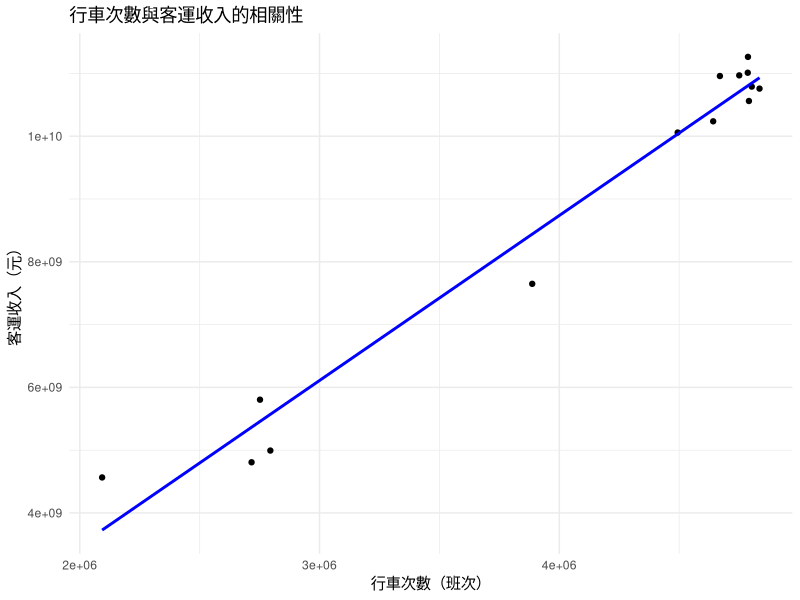
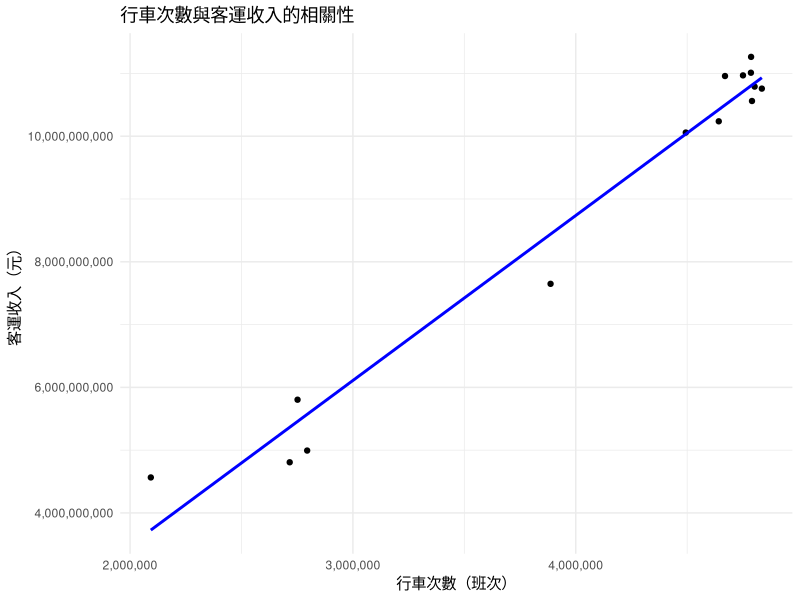
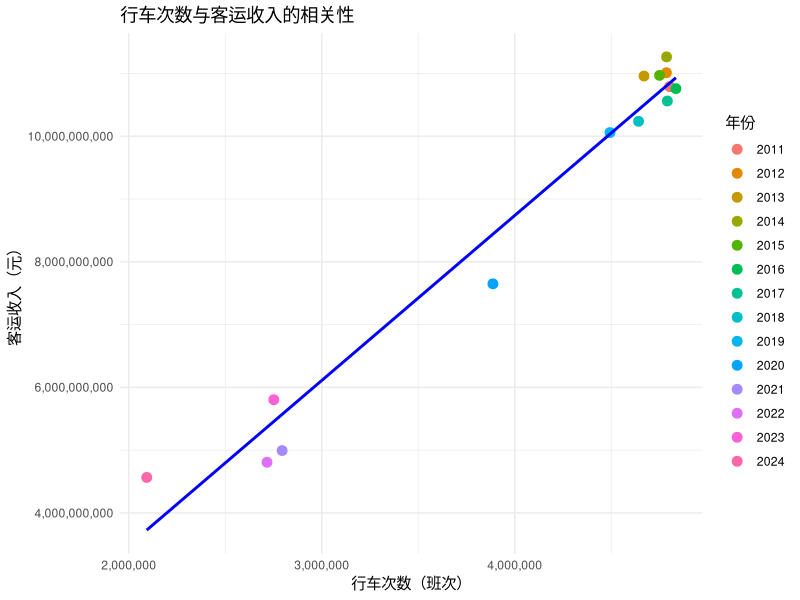

Source code (R) for these figures, in order:
# 讀取檔案
data <- readr::read_csv("1317043558712086528.csv")

# 篩選所需欄位
selected_data <- data |> 
  dplyr::select(`期別/國道`, `行車次數（班次）/國道`, `客運收入（元）/國道`)

# 查看前幾列
head(selected_data)

library(lubridate)
library(ggplot2)

# 轉換民國年到西元年，並新增 `year` 欄位
data <- data |> 
  dplyr::mutate(
    `西元年` = as.numeric(stringr::str_sub(`期別/國道`, 1, 3)) + 1911
  )

# 按年份匯總數據
yearly_data <- data |> 
  dplyr::group_by(`西元年`) |> 
  dplyr::summarise(
    total_trips = sum(`行車次數（班次）/國道`, na.rm = TRUE),
    total_income = sum(`客運收入（元）/國道`, na.rm = TRUE)
  ) |> 
  dplyr::ungroup()

# 計算相關係數
correlation <- cor(yearly_data$total_trips, yearly_data$total_income)
print(paste("相關係數:", correlation))

# 繪製散佈圖與回歸線
ggplot(yearly_data, aes(x = total_trips, y = total_income)) +
  geom_point() +
  geom_smooth(method = "lm", se = FALSE, color = "blue") +
  labs(
    title = "行車次數與客運收入的相關性",
    x = "行車次數（班次）",
    y = "客運收入（元）"
  ) +
  theme_minimal()

library(lubridate)
library(ggplot2)
library(scales)

# 轉換民國年到西元年，並新增 `year` 欄位
data <- data |> 
  dplyr::mutate(
    `西元年` = as.numeric(stringr::str_sub(`期別/國道`, 1, 3)) + 1911
  )

# 按年份匯總數據
yearly_data <- data |> 
  dplyr::group_by(`西元年`) |> 
  dplyr::summarise(
    total_trips = sum(`行車次數（班次）/國道`, na.rm = TRUE),
    total_income = sum(`客運收入（元）/國道`, na.rm = TRUE)
  ) |> 
  dplyr::ungroup()

# 計算相關係數
correlation <- cor(yearly_data$total_trips, yearly_data$total_income)
print(paste("相關係數:", correlation))

# 繪製散佈圖與回歸線
ggplot(yearly_data, aes(x = total_trips, y = total_income)) +
  geom_point() +
  geom_smooth(method = "lm", se = FALSE, color = "blue") +
  labs(
    title = "行車次數與客運收入的相關性",
    x = "行車次數（班次）",
    y = "客運收入（元）"
  ) +
  scale_x_continuous(labels = label_comma()) +
  scale_y_continuous(labels = label_comma()) +
  theme_minimal()

library(scales)

ggplot(yearly_data, aes(x = total_trips, y = total_income, color = factor(`西元年`))) +
  geom_point(size = 3) + # 调整点的大小
  geom_smooth(method = "lm", se = FALSE, color = "blue") +
  labs(
    title = "行车次数与客运收入的相关性",
    x = "行车次数（班次）",
    y = "客运收入（元）",
    color = "年份" # 图例标题
  ) +
  scale_x_continuous(labels = scales::comma) +
  scale_y_continuous(labels = scales::comma) +
  theme_minimal()

